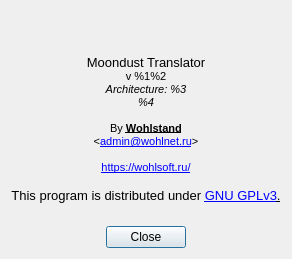
<?xml version="1.0" encoding="UTF-8"?>
<ui version="4.0">
 <class>about</class>
 <widget class="QDialog" name="about">
  <property name="geometry">
   <rect>
    <x>0</x>
    <y>0</y>
    <width>288</width>
    <height>259</height>
   </rect>
  </property>
  <property name="contextMenuPolicy">
   <enum>Qt::NoContextMenu</enum>
  </property>
  <property name="windowTitle">
   <string>About Moondust Translator</string>
  </property>
  <property name="windowIcon">
   <iconset resource="../_resources/translator.qrc">
    <normaloff>:/icon/translator16.png</normaloff>:/icon/translator16.png</iconset>
  </property>
  <property name="locale">
   <locale language="English" country="UnitedStates"/>
  </property>
  <property name="modal">
   <bool>true</bool>
  </property>
  <layout class="QGridLayout" name="gridLayout">
   <item row="0" column="0" colspan="3">
    <widget class="QLabel" name="about1">
     <property name="text">
      <string notr="true">&lt;!DOCTYPE HTML PUBLIC &quot;-//W3C//DTD HTML 4.0//EN&quot; &quot;http://www.w3.org/TR/REC-html40/strict.dtd&quot;&gt;
&lt;html&gt;&lt;head&gt;&lt;meta name=&quot;qrichtext&quot; content=&quot;1&quot; /&gt;&lt;meta charset=&quot;utf-8&quot; /&gt;&lt;style type=&quot;text/css&quot;&gt;
p, li { white-space: pre-wrap; }
hr { height: 1px; border-width: 0; }
li.unchecked::marker { content: &quot;\2610&quot;; }
li.checked::marker { content: &quot;\2612&quot;; }
&lt;/style&gt;&lt;/head&gt;&lt;body style=&quot; font-family:'Tahoma'; font-size:9pt; font-weight:400; font-style:normal;&quot;&gt;
&lt;p align=&quot;center&quot; style=&quot; margin-top:0px; margin-bottom:0px; margin-left:0px; margin-right:0px; -qt-block-indent:0; text-indent:0px;&quot;&gt;&lt;img src=&quot;:/icon/translator48.png&quot; /&gt;&lt;/p&gt;
&lt;p align=&quot;center&quot; style=&quot;-qt-paragraph-type:empty; margin-top:0px; margin-bottom:0px; margin-left:0px; margin-right:0px; -qt-block-indent:0; text-indent:0px; font-family:'Liberation Sans'; font-size:8.25pt;&quot;&gt;&lt;br /&gt;&lt;/p&gt;
&lt;p align=&quot;center&quot; style=&quot; margin-top:0px; margin-bottom:0px; margin-left:0px; margin-right:0px; -qt-block-indent:0; text-indent:0px;&quot;&gt;&lt;span style=&quot; font-family:'Liberation Sans'; font-size:10pt;&quot;&gt;Moondust Translator&lt;/span&gt;&lt;/p&gt;
&lt;p align=&quot;center&quot; style=&quot; margin-top:0px; margin-bottom:0px; margin-left:0px; margin-right:0px; -qt-block-indent:0; text-indent:0px;&quot;&gt;&lt;span style=&quot; font-family:'Liberation Sans'; font-size:8pt;&quot;&gt;v %1%2&lt;/span&gt;&lt;/p&gt;
&lt;p align=&quot;center&quot; style=&quot; margin-top:0px; margin-bottom:0px; margin-left:0px; margin-right:0px; -qt-block-indent:0; text-indent:0px;&quot;&gt;&lt;span style=&quot; font-family:'Liberation Sans'; font-size:8pt; font-style:italic;&quot;&gt;Architecture: %3&lt;/span&gt;&lt;/p&gt;
&lt;p align=&quot;center&quot; style=&quot; margin-top:0px; margin-bottom:0px; margin-left:0px; margin-right:0px; -qt-block-indent:0; text-indent:0px;&quot;&gt;&lt;span style=&quot; font-family:'Liberation Sans'; font-size:8pt; font-style:italic;&quot;&gt;%4&lt;/span&gt;&lt;/p&gt;
&lt;p align=&quot;center&quot; style=&quot;-qt-paragraph-type:empty; margin-top:0px; margin-bottom:0px; margin-left:0px; margin-right:0px; -qt-block-indent:0; text-indent:0px; font-family:'Liberation Sans'; font-size:8pt;&quot;&gt;&lt;br /&gt;&lt;/p&gt;
&lt;p align=&quot;center&quot; style=&quot; margin-top:0px; margin-bottom:0px; margin-left:0px; margin-right:0px; -qt-block-indent:0; text-indent:0px;&quot;&gt;&lt;span style=&quot; font-family:'Liberation Sans'; font-size:8pt;&quot;&gt;By &lt;/span&gt;&lt;span style=&quot; font-family:'Liberation Sans'; font-size:8pt; font-weight:600; text-decoration: underline;&quot;&gt;Wohlstand&lt;br /&gt;&lt;/span&gt;&lt;span style=&quot; font-family:'Liberation Sans'; font-size:8pt;&quot;&gt;&amp;lt;&lt;/span&gt;&lt;a href=&quot;mailto:admin@wohlnet.ru&quot;&gt;&lt;span style=&quot; font-family:'Liberation Sans'; font-size:8pt; text-decoration: underline; color:#0000ff;&quot;&gt;admin@wohlnet.ru&lt;/span&gt;&lt;/a&gt;&lt;span style=&quot; font-family:'Liberation Sans'; font-size:8pt;&quot;&gt;&amp;gt;&lt;/span&gt;&lt;/p&gt;
&lt;p align=&quot;center&quot; style=&quot;-qt-paragraph-type:empty; margin-top:0px; margin-bottom:0px; margin-left:0px; margin-right:0px; -qt-block-indent:0; text-indent:0px; font-family:'Liberation Sans'; font-size:8pt;&quot;&gt;&lt;br /&gt;&lt;/p&gt;
&lt;p align=&quot;center&quot; style=&quot; margin-top:0px; margin-bottom:0px; margin-left:0px; margin-right:0px; -qt-block-indent:0; text-indent:0px;&quot;&gt;&lt;a href=&quot;https://wohlsoft.ru/&quot;&gt;&lt;span style=&quot; font-family:'Liberation Sans'; font-size:8pt; text-decoration: underline; color:#0000ff;&quot;&gt;https://wohlsoft.ru/&lt;/span&gt;&lt;/a&gt;&lt;span style=&quot; font-family:'Liberation Sans'; font-size:8pt;&quot;&gt;&lt;br /&gt;&lt;/span&gt;&lt;/p&gt;
&lt;p align=&quot;center&quot; style=&quot; margin-top:0px; margin-bottom:0px; margin-left:0px; margin-right:0px; -qt-block-indent:0; text-indent:0px;&quot;&gt;&lt;span style=&quot; font-family:'Liberation Sans'; font-size:10pt;&quot;&gt;This program is distributed under &lt;/span&gt;&lt;a href=&quot;http://www.gnu.org/licenses/gpl.html&quot;&gt;&lt;span style=&quot; font-family:'Liberation Sans'; font-size:10pt; text-decoration: underline; color:#0000ff;&quot;&gt;GNU GPLv3&lt;/span&gt;&lt;/a&gt;&lt;span style=&quot; font-family:'Liberation Sans'; font-size:10pt; text-decoration: underline;&quot;&gt;.&lt;/span&gt;&lt;/p&gt;&lt;/body&gt;&lt;/html&gt;</string>
     </property>
     <property name="alignment">
      <set>Qt::AlignCenter</set>
     </property>
     <property name="openExternalLinks">
      <bool>true</bool>
     </property>
     <property name="textInteractionFlags">
      <set>Qt::TextBrowserInteraction</set>
     </property>
    </widget>
   </item>
   <item row="1" column="1">
    <widget class="QPushButton" name="pushButton">
     <property name="text">
      <string>Close</string>
     </property>
    </widget>
   </item>
   <item row="1" column="0">
    <spacer name="horizontalSpacer">
     <property name="orientation">
      <enum>Qt::Horizontal</enum>
     </property>
     <property name="sizeHint" stdset="0">
      <size>
       <width>40</width>
       <height>20</height>
      </size>
     </property>
    </spacer>
   </item>
   <item row="1" column="2">
    <spacer name="horizontalSpacer_2">
     <property name="orientation">
      <enum>Qt::Horizontal</enum>
     </property>
     <property name="sizeHint" stdset="0">
      <size>
       <width>40</width>
       <height>20</height>
      </size>
     </property>
    </spacer>
   </item>
  </layout>
 </widget>
 <resources>
  <include location="../_resources/translator.qrc"/>
 </resources>
 <connections/>
</ui>
